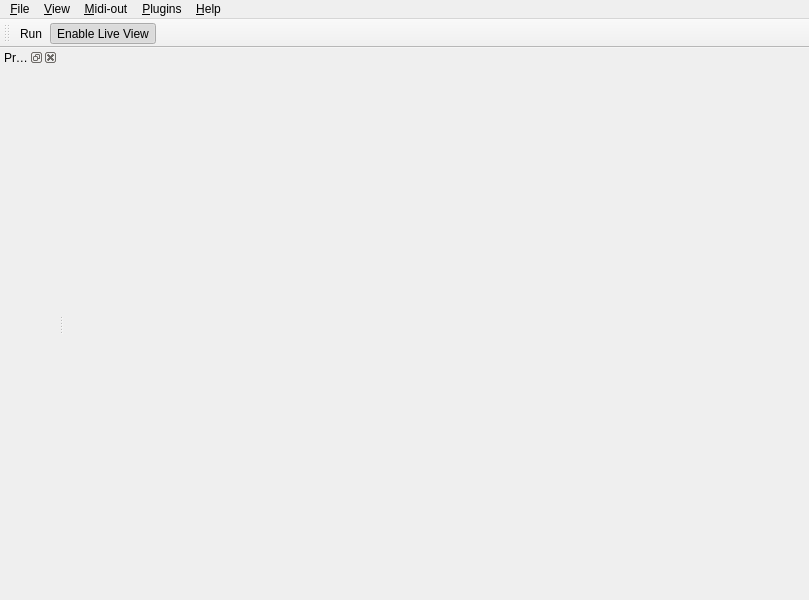
<ui version="4.0" >
 <class>MainWindowBase</class>
 <widget class="QMainWindow" name="MainWindowBase" >
  <property name="geometry" >
   <rect>
    <x>0</x>
    <y>0</y>
    <width>809</width>
    <height>600</height>
   </rect>
  </property>
  <property name="minimumSize" >
   <size>
    <width>150</width>
    <height>150</height>
   </size>
  </property>
  <property name="windowTitle" >
   <string>Midi-Me</string>
  </property>
  <property name="dockOptions" >
   <set>QMainWindow::AllowTabbedDocks|QMainWindow::AnimatedDocks|QMainWindow::VerticalTabs</set>
  </property>
  <widget class="QWidget" name="centralwidget" />
  <widget class="QMenuBar" name="menubar" >
   <property name="geometry" >
    <rect>
     <x>0</x>
     <y>0</y>
     <width>809</width>
     <height>22</height>
    </rect>
   </property>
   <widget class="QMenu" name="menu_File" >
    <property name="title" >
     <string>&amp;File</string>
    </property>
    <widget class="QMenu" name="menuRecent_Files" >
     <property name="title" >
      <string>Recent Files</string>
     </property>
    </widget>
    <addaction name="action_New" />
    <addaction name="action_Open" />
    <addaction name="menuRecent_Files" />
    <addaction name="separator" />
    <addaction name="action_Save" />
    <addaction name="action_Save_As" />
    <addaction name="separator" />
    <addaction name="action_Quit" />
   </widget>
   <widget class="QMenu" name="menuHelp" >
    <property name="title" >
     <string>&amp;Help</string>
    </property>
    <addaction name="action_About" />
    <addaction name="actionAbout_Qt" />
   </widget>
   <widget class="QMenu" name="menuView" >
    <property name="title" >
     <string>&amp;View</string>
    </property>
    <widget class="QMenu" name="menuInputDevice" >
     <property name="title" >
      <string>InputDevice</string>
     </property>
    </widget>
    <addaction name="menuInputDevice" />
   </widget>
   <widget class="QMenu" name="menuMidiOut" >
    <property name="title" >
     <string>&amp;Midi-out</string>
    </property>
    <addaction name="separator" />
    <addaction name="action_VirtualMidiPort" />
   </widget>
   <widget class="QMenu" name="menu_Plugins" >
    <property name="title" >
     <string>&amp;Plugins</string>
    </property>
    <addaction name="action_PluginManager" />
    <addaction name="separator" />
   </widget>
   <addaction name="menu_File" />
   <addaction name="menuView" />
   <addaction name="menuMidiOut" />
   <addaction name="menu_Plugins" />
   <addaction name="menuHelp" />
  </widget>
  <widget class="QToolBar" name="toolBar" >
   <property name="windowTitle" >
    <string>toolBar</string>
   </property>
   <attribute name="toolBarArea" >
    <enum>TopToolBarArea</enum>
   </attribute>
   <attribute name="toolBarBreak" >
    <bool>false</bool>
   </attribute>
   <addaction name="actionRun" />
   <addaction name="actionEnableLiveView" />
  </widget>
  <widget class="QDockWidget" name="propertiesDock" >
   <property name="allowedAreas" >
    <set>Qt::LeftDockWidgetArea|Qt::RightDockWidgetArea</set>
   </property>
   <property name="windowTitle" >
    <string>Properties</string>
   </property>
   <attribute name="dockWidgetArea" >
    <number>1</number>
   </attribute>
   <widget class="QWidget" name="dockWidgetContents" >
    <layout class="QGridLayout" name="gridLayout" >
     <item row="0" column="0" >
      <widget class="MidiMe::PropertiesEditor" native="1" name="properties" />
     </item>
    </layout>
   </widget>
  </widget>
  <action name="action_New" >
   <property name="text" >
    <string>&amp;New</string>
   </property>
  </action>
  <action name="action_Open" >
   <property name="text" >
    <string>&amp;Open...</string>
   </property>
  </action>
  <action name="action_Save" >
   <property name="text" >
    <string>&amp;Save</string>
   </property>
  </action>
  <action name="action_Save_As" >
   <property name="text" >
    <string>Save &amp;As...</string>
   </property>
  </action>
  <action name="action_Quit" >
   <property name="text" >
    <string>&amp;Quit</string>
   </property>
   <property name="menuRole" >
    <enum>QAction::QuitRole</enum>
   </property>
  </action>
  <action name="action_About" >
   <property name="text" >
    <string>&amp;About...</string>
   </property>
   <property name="menuRole" >
    <enum>QAction::AboutRole</enum>
   </property>
  </action>
  <action name="actionAbout_Qt" >
   <property name="text" >
    <string>About &amp;Qt...</string>
   </property>
   <property name="menuRole" >
    <enum>QAction::AboutQtRole</enum>
   </property>
  </action>
  <action name="actionRun" >
   <property name="checkable" >
    <bool>true</bool>
   </property>
   <property name="text" >
    <string>Run</string>
   </property>
   <property name="toolTip" >
    <string>Run the OIS to midi converter</string>
   </property>
   <property name="shortcut" >
    <string>Space</string>
   </property>
  </action>
  <action name="actionLkjsd" >
   <property name="text" >
    <string>lkjsd</string>
   </property>
  </action>
  <action name="action_PluginManager" >
   <property name="text" >
    <string>Plugin &amp;Manager...</string>
   </property>
  </action>
  <action name="actionEnableLiveView" >
   <property name="checkable" >
    <bool>true</bool>
   </property>
   <property name="checked" >
    <bool>true</bool>
   </property>
   <property name="text" >
    <string>Enable Live View</string>
   </property>
  </action>
  <action name="action_VirtualMidiPort" >
   <property name="text" >
    <string>&amp;Virtual Midi Port</string>
   </property>
  </action>
 </widget>
 <customwidgets>
  <customwidget>
   <class>MidiMe::PropertiesEditor</class>
   <extends>QWidget</extends>
   <header location="global" >PropertiesEditor/PropertiesEditor.h</header>
   <container>1</container>
  </customwidget>
 </customwidgets>
 <resources/>
 <connections>
  <connection>
   <sender>action_Quit</sender>
   <signal>triggered()</signal>
   <receiver>MainWindowBase</receiver>
   <slot>close()</slot>
   <hints>
    <hint type="sourcelabel" >
     <x>-1</x>
     <y>-1</y>
    </hint>
    <hint type="destinationlabel" >
     <x>399</x>
     <y>299</y>
    </hint>
   </hints>
  </connection>
 </connections>
 <slots>
  <slot>openVirtualMidiPort()</slot>
 </slots>
</ui>
